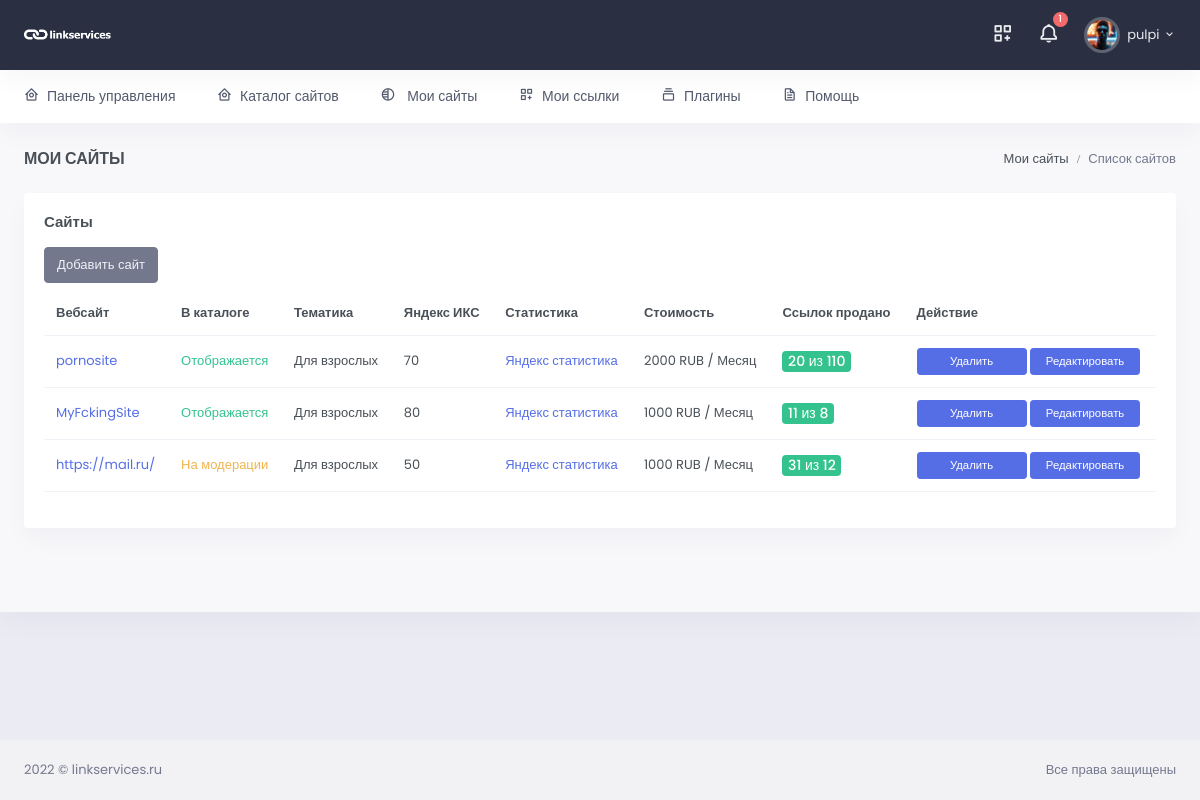
/my-sites/ (signed in), run on an earlier commit of the app's database.
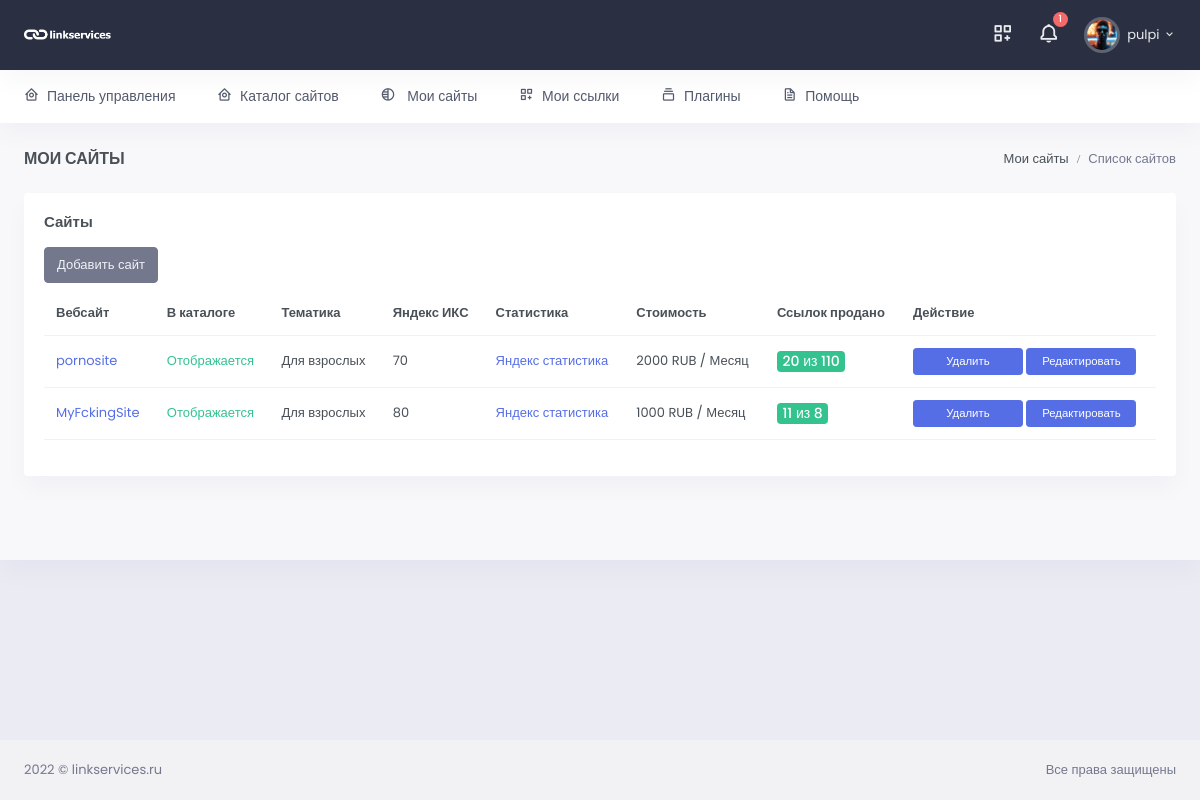
And on a later commit of the database.
### site_app/models.py (models this page shows, shortened)
class WebSite(models.Model):
    MODERATION = 'На модерации'
    PUBLISHED = 'Опубликовано'
    REJECTED = 'Отклонено'
    STATUS_CHOICES = (
        (MODERATION, 'На модерации'),
        (PUBLISHED, 'Опубликовано'),
        (REJECTED, 'Отклонено')
    )
    url = models.CharField(max_length=255, verbose_name='url сайта')
    user = models.ForeignKey(Profile, related_name='user_website', on_delete=models.CASCADE,
                             max_length=100, blank=True, null=True, verbose_name='email заказчика')
    category = models.ForeignKey(Category, on_delete=models.CASCADE, verbose_name='Тематика')
    price = models.IntegerField(verbose_name='Цена')
    status = models.CharField(max_length=20, choices=STATUS_CHOICES, default=MODERATION, verbose_name='Статус')
    total_link = models.IntegerField(verbose_name='Всего ссылок', blank=True, null=True)
    yandex_x = models.IntegerField(verbose_name='Яндекс Икс', blank=True, null=True)
    yandex_stat = models.CharField(max_length=255, verbose_name='Яндекс статистика')
    increase = models.PositiveIntegerField(verbose_name='Наценка %', default=50, blank=True, null=True)
    password_yandex = models.CharField(max_length=250, verbose_name='Пароль от статистики', blank=True, null=True)
    created = models.DateTimeField(auto_now_add=True, verbose_name='Добавлено')
    update = models.DateTimeField(auto_now=True, verbose_name='Изменено')
    class Meta:
        verbose_name = 'Сайт'
        verbose_name_plural = 'Сайты'
        ordering = ('-created',)

class Category(models.Model):
    name = models.CharField(max_length=200, verbose_name='Тематика')
    slug = models.SlugField()
    def __str__(self):
        return self.name
    class Meta:
        verbose_name = 'Тематика'
        verbose_name_plural = 'Тематики'
        ordering = ('name',)

### site_app/views.py (the view)
# urls.py: path('', MySites.as_view(), name='my-sites'),
class MySites(LoginRequiredMixin, ListView):
    template_name = 'site_app/mysites.html'
    model = WebSite
    context_object_name = 'website'
    paginate_by = 10
    def get_queryset(self):
        return WebSite.objects.filter(user=self.request.user.profile). \
            select_related('category')

### site_app/templates/site_app/mysites.html (shortened to what this page needs)
{% extends 'base.html' %}
{% load static %}
{% block content %}
<div id="layout-wrapper">
<div class="main-content">
    <div class="page-content">
        <div class="container-fluid">
            <div class="row">
                <div class="col-12">
                    <div class="page-title-box d-sm-flex align-items-center justify-content-between">
                        <h4 class="mb-sm-0 font-size-18">Мои сайты</h4>
                        <div class="page-title-right">
                            <ol class="breadcrumb m-0">
                                <li class="breadcrumb-item"><a href="javascript: void(0);">Мои сайты</a></li>
                                <li class="breadcrumb-item active">Список сайтов</li>
                            </ol>
                        </div>
                    </div>
                </div>
            </div>
            <div class="row">
                <div class="col-12">
                    <div class="card">
                        <div class="card-body">
                            <h4 class="card-title mb-3">Сайты</h4>
                            <div class="row mb-2">
                                <a href="{% url 'add-site' %}">
                                    <div class="btn btn-secondary">
                                        Добавить сайт
                                    </div>
                                </a>
                            </div>
                            <div class="table-responsive">
                                <table class="table align-middle table-nowrap">
                                    <thead>
                                    <tr>
                                        <th>Вебсайт</th>
                                        <th>В каталоге</th>
                                        <th>Тематика</th>
                                        <th>Яндекс ИКС</th>
                                        <th>Статистика</th>
                                        <th>Стоимость</th>
                                        <th>Ссылок продано</th>
                                        <th>Действие</th>
                                    </tr>
                                    </thead>
                                    <tbody>
                                    {% for item in website  %}
                                    {% include 'site_app/partials/itemsite.html' %}
                                    {% endfor %}
                                        </tbody>
                                    </table>
                                </div>
                            </div>
                        </div>
                    </div>
                </div>
            </div>
        </div>
</div>
</div>
{% endblock %}

### site_app/templates/site_app/partials/itemsite.html (shortened to what this page needs)
<tr xmlns="http://www.w3.org/1999/html">
    <td><a href="{{ item.url }}">{{ item.url }}</a></td>
    <td>
        {% if item.status == 'Опубликовано' %}
        <span class="text-success">Отображается</span>
        {% elif item.status == 'Отклонено' %}
        <span class="text-danger">Отклонено</span>
        {% else %}
        <span class="text-warning">На модерации</span>
        {% endif %}
    </td>
    <td>{{ item.category }}</td>
    <td>{{ item.yandex_x }}</td>
    <td><a href="{{ item.yandex_stat }}" target="_blank">Яндекс
        статистика</a></td>
    <td>{{ item.price }} RUB / Месяц</td>
    <td><span
            class="badge bg-success font-size-14 count-links-in-catalog">{{ item.link_set.count }} из {{ item.total_link }}</span>
    </td>
    <td>
            <a class="btn btn-primary btn-sm w-md"
               data-bs-toggle="modal"
               data-bs-target="#staticBackdrop{{ item.id }}">Удалить</a>
        <a href="{% url 'update-site' item.id %}" class="btn btn-primary btn-sm w-md">Редактировать</a>
    </td>
</tr>

What changed in the data, as far as the page shows it:
removed WebSite: url "https://mail.ru/", status "На модерации", category "Для взрослых", yandex_x "50", price "1000", link_set.count "31", total_link "12"
